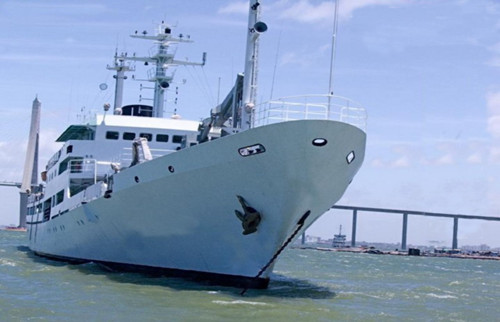
#> input picture jianchuanshibie/getFront/testSet/0004.jpg, 500 x 322 px
$ python getFrontByKmeans.py
#> lines starting #> are read from the running program, lines starting #| are printed output that depends on the picture; after the words box and inside, x2 and y2 are one past the last pixel; in counts of white or black regions, pixels touching at a corner belong together
# -*- coding: utf-8 -*-
import cv2
import numpy as np
import matplotlib.pyplot as plt

# 读取灰度图
img = cv2.imread('testSet/0004.jpg', 0)
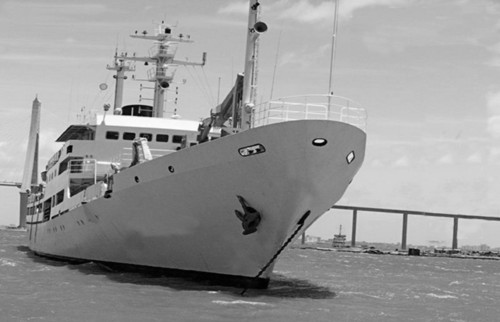
#> img: shape (322, 500); min 0, max 255, mean 153
plt.subplot(221),plt.imshow(img,'gray'),plt.title('Original(gray)')
plt.xticks([]),plt.yticks([])

# 将读取的二维图像数组转换为1维数组
img1 = img.reshape((img.shape[0]*img.shape[1],1))
img1 = np.float32(img1)

# define criteria = (type,max_iter,epsilon)
criteria = (cv2.TERM_CRITERIA_EPS + cv2.TERM_CRITERIA_MAX_ITER,10,1.0)

# 选取初始聚类中心
# ---cv2.KMEANS_PP_CENTERS ; cv2.KMEANS_RANDOM_CENTERS
flags = cv2.KMEANS_RANDOM_CENTERS

# k聚类
compactness,labels,centers = cv2.kmeans(img1,2,None,criteria,10,flags)
#> compactness = 100630301.7; centers = [192.7, 108.2]

img2 = labels.reshape((img.shape[0],img.shape[1]))
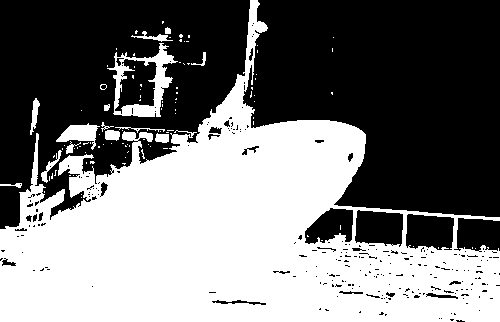
#> img2: shape (322, 500) int32; values 0 (black) and 1 (white), 46.9% white; 105 white regions (90 under 20 px), largest, box (x1, y1, x2, y2) and area: (0, 0, 500, 322) 71920, (107, 43, 178, 117) 1659, (56, 123, 100, 150) 566
plt.subplot(222),plt.imshow(img2,'gray'),plt.title('Kmeans(k=2)')
plt.xticks([]),plt.yticks([])

# k聚类
compactness,labels,centers = cv2.kmeans(img1,3,None,criteria,10,flags)
#> compactness = 41903715.5; centers = [194.3, 58.7, 125.1]

img3 = labels.reshape((img.shape[0],img.shape[1]))
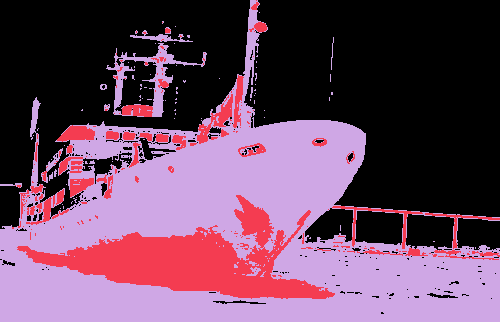
#> img3: shape (322, 500) int32; 3 distinct labels, from 0 to 2; one colour per label, 0 black
plt.subplot(223),plt.imshow(img3,'gray'),plt.title('Kmeans(k=3)')
plt.xticks([]),plt.yticks([])

# k聚类
compactness,labels,centers = cv2.kmeans(img1,4,None,criteria,10,flags)
#> compactness = 26601216.4; centers = [194.7, 33.44, 99.63, 133.5]

img4 = labels.reshape((img.shape[0],img.shape[1]))
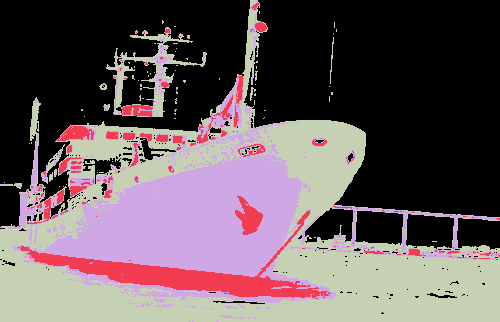
#> img4: shape (322, 500) int32; 4 distinct labels, from 0 to 3; one colour per label, 0 black
plt.subplot(224),plt.imshow(img4,'gray'),plt.title('Kmeans(k=4)')
plt.xticks([]),plt.yticks([])

plt.show()

$ run again, with jianchuanshibie/getFront/testSet/0001.jpg copied over jianchuanshibie/getFront/testSet/0004.jpg
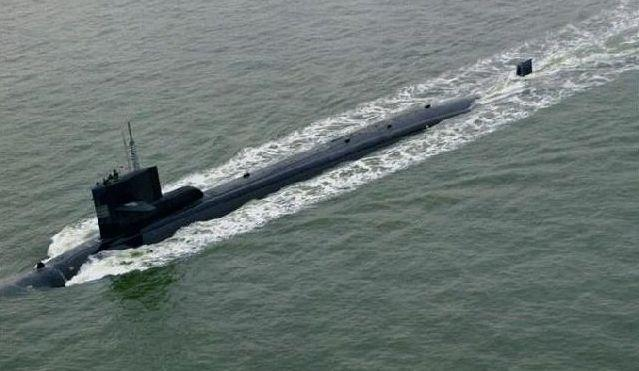
#> input picture jianchuanshibie/getFront/testSet/0001.jpg, 639 x 371 px
#> `compactness,labels,centers = cv2.kmeans(img1,2,None,criteria,10,flags)`: compactness = 136080400.7; centers = [146.1, 92]
#> `img2 = labels.reshape((img.shape[0],img.shape[1]))`:
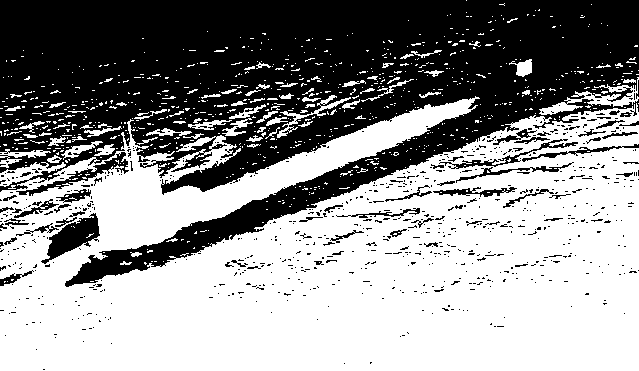
#> img2: shape (371, 639) int32; values 0 (black) and 1 (white), 57% white; 754 black regions (691 under 20 px), largest, box (x1, y1, x2, y2) and area: (0, 0, 639, 287) 92571, (41, 213, 100, 264) 1253, (16, 152, 129, 196) 787
#> `compactness,labels,centers = cv2.kmeans(img1,3,None,criteria,10,flags)`: compactness = 78847087.8; centers = [103, 153.9, 31.36]
#> img3: shape (371, 639) int32; 3 distinct labels, from 0 to 2
#> `compactness,labels,centers = cv2.kmeans(img1,4,None,criteria,10,flags)`: compactness = 38458377.9; centers = [29.75, 194.3, 137.1, 98.37]
#> img4: shape (371, 639) int32; 4 distinct labels, from 0 to 3
#> `plt.show()`:
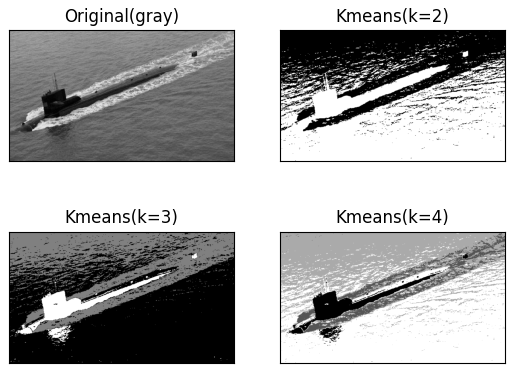
#> figure drawn by matplotlib, 4 panels
